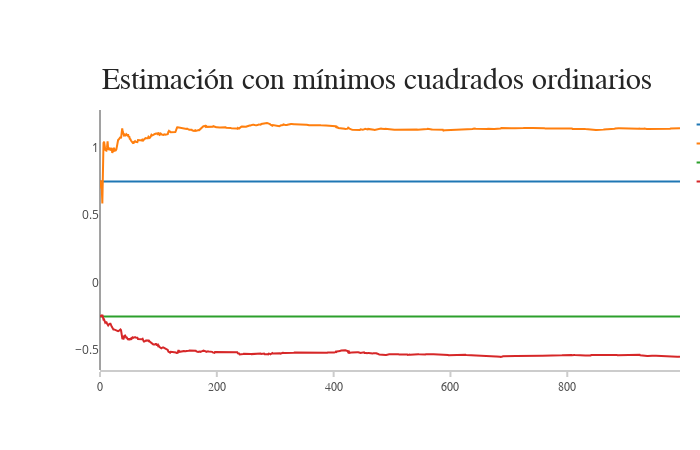

Source (notebook cell):
### Code cell
trace = go.Scatter(
    y = a1,
    x = np.arange(nobs),
    name = 'Parametro a1')

trace1 = go.Scatter(
    y = c1,
    x = np.arange(nobs),
    name = 'Estimacion a1')

trace2 = go.Scatter(
    y = a2,
    x = np.arange(nobs),
    name = 'Parametro a2')

trace3 = go.Scatter(
    y = c2,
    x = np.arange(nobs),
    name = 'Estimacion a2')

layout = go.Layout(
    xaxis=dict(
        showline=True,
        showgrid=False,
        showticklabels=True,
        linecolor='rgb(204, 204, 204)',
        linewidth=2,
        ticks='outside',
        tickcolor='rgb(204, 204, 204)',
        tickwidth=2,
        ticklen=5,
        tickfont=dict(
            family='Arial',
            size=12,
            color='rgb(82, 82, 82)',
        ),
    ),
    yaxis=dict(
        showgrid=False,
        zeroline=False,
        showline=False,
        showticklabels=True,
    ),
    autosize=False,
    margin=dict(
        autoexpand=False,
        l=100,
        r=20,
        t=110,
    )
)

annotations = []
annotations.append(dict(xref='paper', yref='paper', x=0.0, y=1.05,
                              xanchor='left', yanchor='bottom',
                              text='Estimación con mínimos cuadrados ordinarios',
                              font=dict(family='Arial',
                                        size=30,
                                        color='rgb(37,37,37)'),
                              showarrow=False))

layout['annotations'] = annotations

layout['annotations'] = annotations
traces = [trace, trace1, trace2, trace3]

fig = go.Figure(data=traces, layout=layout)
py.iplot(fig, filename='2')

### Figure 1 — Plotly figure (JSON) as saved in the notebook; plotly's stock layout.template omitted (floating-point values rounded to 4 significant figures; data arrays with more than 128 entries replaced by an {"elided": "..."} marker saying what was removed)
{"data": [{"name": "Parametro a1", "type": "scatter", "x": {"elided": "1000 int values"}, "y": {"elided": "994 float values"}}, {"name": "Estimacion a1", "type": "scatter", "x": {"elided": "1000 int values"}, "y": {"elided": "994 float values"}}, {"name": "Parametro a2", "type": "scatter", "x": {"elided": "1000 int values"}, "y": {"elided": "994 float values"}}, {"name": "Estimacion a2", "type": "scatter", "x": {"elided": "1000 int values"}, "y": {"elided": "994 float values"}}], "layout": {"annotations": [{"font": {"color": "rgb(37,37,37)", "family": "Arial", "size": 30}, "showarrow": false, "text": "Estimación con mínimos cuadrados ordinarios", "x": 0, "xanchor": "left", "xref": "paper", "y": 1.05, "yanchor": "bottom", "yref": "paper"}], "autosize": false, "height": 450, "margin": {"autoexpand": false, "l": 100, "r": 20, "t": 110}, "width": 700, "xaxis": {"autorange": true, "linecolor": "rgb(204, 204, 204)", "linewidth": 2, "range": [0, 993], "showgrid": false, "showline": true, "showticklabels": true, "tickcolor": "rgb(204, 204, 204)", "tickfont": {"color": "rgb(82, 82, 82)", "family": "Arial", "size": 12}, "ticklen": 5, "ticks": "outside", "tickwidth": 2, "type": "linear"}, "yaxis": {"autorange": true, "range": [-0.6475, 1.28], "showgrid": false, "showline": false, "showticklabels": true, "type": "linear", "zeroline": false}}}
